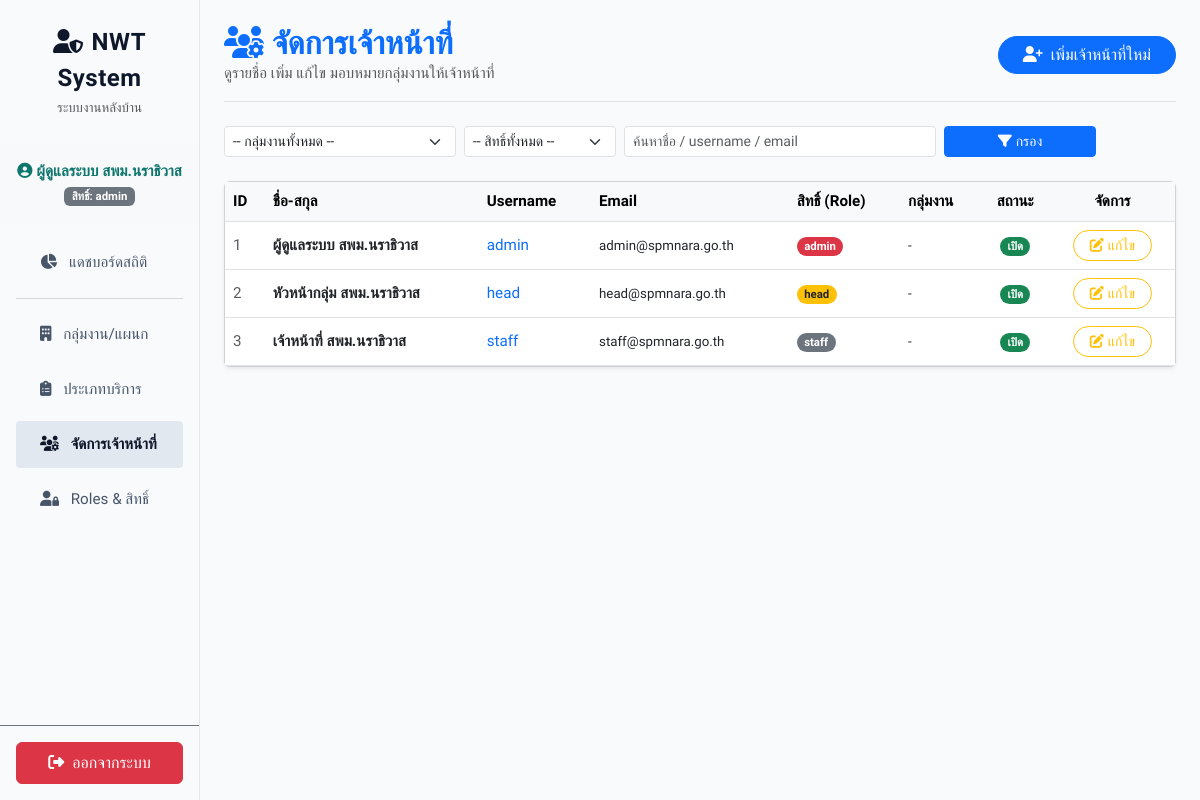
The page /admin/officers (signed in) on the database its author committed.
### tables this page shows
CREATE TABLE IF NOT EXISTS `officers` (
    `id`            INT AUTO_INCREMENT PRIMARY KEY,
    `username`      VARCHAR(50)  NOT NULL UNIQUE,
    `password_hash` VARCHAR(255) NOT NULL,
    `name`          VARCHAR(255) NOT NULL,
    `email`         VARCHAR(255) NOT NULL UNIQUE,
    `role`          VARCHAR(50)  NOT NULL DEFAULT 'staff',
    `department_id` INT          NULL,
    `active`        TINYINT(1)   DEFAULT 1,
    `created_at`    TIMESTAMP    DEFAULT CURRENT_TIMESTAMP,
    CONSTRAINT `fk_officers_department` FOREIGN KEY (`department_id`) REFERENCES `departments` (`id`) ON DELETE SET NULL
);

### public_html/controllers/OfficerController.php (called while the page is built, shortened)
<?php
class OfficerController {
    public function index() {
        try {
            $filters = [
                'department_id' => trim($_GET['department_id'] ?? ''),
                'role'          => trim($_GET['role'] ?? ''),
                'search'        => trim($_GET['search'] ?? ''),
            ];
            $officers = Officer::getAll($filters);
            include dirname(__DIR__) . '/views/admin/officers.php';
        } catch (Exception $e) {
            http_response_code(500);
            throw new Exception("เกิดข้อผิดพลาดในการโหลดรายชื่อเจ้าหน้าที่: " . $e->getMessage());
        }
    }
}

### public_html/middleware/AuthMiddleware.php (called while the page is built, shortened)
<?php
class AuthMiddleware {
    public static function hasPermission($permissionCode) {
        $permissions = $_SESSION['officer_permissions'] ?? [];
        return in_array($permissionCode, $permissions);
    }
}

### public_html/models/Officer.php (called while the page is built, shortened)
<?php
class Officer {
    public static function getAll(array $filters = []) {
        $db = Database::getConnection();
        $sql = "
            SELECT o.*, d.name_th AS department_name, d.code AS department_code
            FROM officers o
            LEFT JOIN departments d ON o.department_id = d.id
            WHERE 1=1
        ";
        $sql .= " ORDER BY o.role ASC, o.name ASC";
        $stmt = $db->prepare($sql);
        if (!$stmt->execute()) {
            throw new Exception("Execute statement failed: " . $stmt->error);
        }
        $result = $stmt->get_result();
        $officers = [];
        while ($row = $result->fetch_assoc()) {
            $officers[] = $row;
        }
        return $officers;
    }
}

### public_html/views/admin/officers.php (the view, shortened to what this page needs)
<!DOCTYPE html>
<html lang="th">
<head>
    <link href="https://cdn.jsdelivr.net/npm/bootstrap@5.3.0/dist/css/bootstrap.min.css" rel="stylesheet">
    <link href="https://cdnjs.cloudflare.com/ajax/libs/font-awesome/6.4.0/css/all.min.css" rel="stylesheet">
    <link href="<?= \App\Config\Config::SITE_URL ?>/assets/css/style.css" rel="stylesheet">
</head>
<body>
    <div class="container-fluid">
        <div class="row">
            <div class="col-md-3 col-lg-2 px-0 admin-sidebar d-flex flex-column">
                <div class="p-4 border-bottom border-light text-center">
                    <span class="fs-4 brand-text d-block fw-bold"><i class="fa-solid fa-user-shield me-2"></i>NWT System</span>
                    <span class="text-muted small">ระบบงานหลังบ้าน</span>
                </div>
                <div class="p-3 text-dark border-bottom border-light bg-light text-center">
                    <div class="fw-bold text-dark-green"><i class="fa-solid fa-circle-user me-1"></i><?= esc($_SESSION['officer_name']) ?></div>
                    <span class="badge bg-secondary small mt-1">สิทธิ์: <?= esc($_SESSION['officer_role']) ?></span>
                </div>
                <div class="p-3 flex-grow-1">
                    <nav class="nav flex-column gap-2">
                        <a href="<?= \App\Config\Config::SITE_URL ?>/admin/dashboard" class="admin-sidebar-link"><i class="fa-solid fa-chart-pie me-2"></i> แดชบอร์ดสถิติ</a>
                        <hr class="my-1 border-secondary opacity-25">
                        <?php if (AuthMiddleware::hasPermission('departments.view')): ?>
                        <a href="<?= \App\Config\Config::SITE_URL ?>/admin/departments" class="admin-sidebar-link"><i class="fa-solid fa-building me-2"></i> กลุ่มงาน/แผนก</a>
                        <?php endif; ?>
                        <?php if (AuthMiddleware::hasPermission('services.view')): ?>
                        <a href="<?= \App\Config\Config::SITE_URL ?>/admin/services" class="admin-sidebar-link"><i class="fa-solid fa-clipboard-list me-2"></i> ประเภทบริการ</a>
                        <?php endif; ?>
                        <a href="<?= \App\Config\Config::SITE_URL ?>/admin/officers" class="admin-sidebar-link active"><i class="fa-solid fa-users-gear me-2"></i> จัดการเจ้าหน้าที่</a>
                        <?php if (AuthMiddleware::hasPermission('roles.view')): ?>
                        <a href="<?= \App\Config\Config::SITE_URL ?>/admin/roles" class="admin-sidebar-link"><i class="fa-solid fa-user-lock me-2"></i> Roles & สิทธิ์</a>
                        <?php endif; ?>
                    </nav>
                </div>
                <div class="p-3 border-top border-secondary">
                    <a href="<?= \App\Config\Config::SITE_URL ?>/admin/logout" class="btn btn-danger w-100 py-2"><i class="fa-solid fa-right-from-bracket me-2"></i>ออกจากระบบ</a>
                </div>
            </div>
            <div class="col-md-9 col-lg-10 py-4 px-md-4">
                <div class="d-flex justify-content-between align-items-center mb-4 border-bottom pb-3">
                    <div>
                        <h2 class="fw-bold mb-0 text-primary"><i class="fa-solid fa-users-gear me-2"></i>จัดการเจ้าหน้าที่</h2>
                        <p class="text-muted mb-0">ดูรายชื่อ เพิ่ม แก้ไข มอบหมายกลุ่มงานให้เจ้าหน้าที่</p>
                    </div>
                    <?php if (AuthMiddleware::hasPermission('officers.create')): ?>
                    <div>
                        <a href="<?= \App\Config\Config::SITE_URL ?>/admin/officer/create" class="btn btn-primary rounded-pill px-4">
                            <i class="fa-solid fa-user-plus me-2"></i>เพิ่มเจ้าหน้าที่ใหม่
                        </a>
                    </div>
                    <?php endif; ?>
                </div>
                <form method="GET" class="row g-2 mb-4">
                    <div class="col-md-3">
                        <select name="department_id" class="form-select form-select-sm">
                            <option value="">-- กลุ่มงานทั้งหมด --</option>
                        </select>
                    </div>
                    <div class="col-md-2">
                        <select name="role" class="form-select form-select-sm">
                            <option value="">-- สิทธิ์ทั้งหมด --</option>
                        </select>
                    </div>
                    <div class="col-md-4">
                        <input type="text" name="search" class="form-control form-control-sm" placeholder="ค้นหาชื่อ / username / email" value="<?= esc($filters['search'] ?? '') ?>">
                    </div>
                    <div class="col-md-2">
                        <button type="submit" class="btn btn-primary btn-sm w-100"><i class="fa-solid fa-filter me-1"></i>กรอง</button>
                    </div>
                </form>
                <div class="card shadow-sm">
                    <div class="card-body p-0">
                        <div class="table-responsive">
                            <table class="table table-hover align-middle mb-0">
                                <thead class="table-light text-secondary">
                                    <tr>
                                        <th>ID</th>
                                        <th>ชื่อ-สกุล</th>
                                        <th>Username</th>
                                        <th>Email</th>
                                        <th>สิทธิ์ (Role)</th>
                                        <th>กลุ่มงาน</th>
                                        <th class="text-center">สถานะ</th>
                                        <?php if (AuthMiddleware::hasPermission('officers.edit')): ?>
                                        <th class="text-center">จัดการ</th>
                                        <?php endif; ?>
                                    </tr>
                                </thead>
                                <tbody>
                                    <?php if (!empty($officers)): ?>
                                        <?php foreach ($officers as $off): ?>
                                        <tr>
                                            <td class="text-muted"><?= (int)$off['id'] ?></td>
                                            <td><strong><?= esc($off['name']) ?></strong></td>
                                            <td class="text-primary"><?= esc($off['username']) ?></td>
                                            <td class="small"><?= esc($off['email']) ?></td>
                                            <td>
                                                <?php
                                                    $roleBadge = 'bg-secondary';
                                                    if ($off['role'] === 'admin') $roleBadge = 'bg-danger';
                                                    elseif ($off['role'] === 'head') $roleBadge = 'bg-warning text-dark';
                                                ?>
                                                <span class="badge <?= $roleBadge ?> rounded-pill"><?= esc($off['role']) ?></span>
                                            </td>
                                            <td class="small"><?= esc($off['department_name'] ?? '-') ?></td>
                                            <td class="text-center">
                                                <?php if (isset($off['active']) && $off['active']): ?>
                                                    <span class="badge bg-success rounded-pill">เปิด</span>
                                                <?php else: ?>
                                                    <span class="badge bg-secondary rounded-pill">ปิด</span>
                                                <?php endif; ?>
                                            </td>
                                            <?php if (AuthMiddleware::hasPermission('officers.edit')): ?>
                                            <td class="text-center">
                                                <a href="<?= \App\Config\Config::SITE_URL ?>/admin/officer/edit?id=<?= $off['id'] ?>" class="btn btn-outline-warning btn-sm rounded-pill px-3 py-1">
                                                    <i class="fa-solid fa-pen-to-square me-1"></i>แก้ไข
                                                </a>
                                            </td>
                                            <?php endif; ?>
                                        </tr>
                                        <?php endforeach; ?>
                                    <?php else: ?>
                                        <tr><td colspan="8" class="text-center py-5 text-muted">ไม่พบเจ้าหน้าที่ตามเงื่อนไข</td></tr>
                                    <?php endif; ?>
                                </tbody>
                            </table>
                        </div>
                    </div>
                </div>
            </div>
        </div>
    </div>
</body>
</html>

### public_html/assets/css/style.css (style rules this page uses)
:root { --primary: #0f766e; --primary-light: #14b8a6; --primary-dark: #115e59; --secondary: #f59e0b; --success: #10b981; --danger: #ef4444; --warning: #f59e0b; --info: #0ea5e9; --bg-light: #f8fafc; --bg-card: #ffffff; --text-main: #1e293b; --text-muted: #64748b; --border-color: #e2e8f0; --radius-sm: 8px; --radius-md: 12px; --radius-lg: 20px; --shadow-sm: 0 1px 3px 0 rgb(0 0 0 / 0.05); --shadow-md: 0 4px 6px -1px rgb(0 0 0 / 0.05), 0 2px 4px -2px rgb(0 0 0 / 0.05); --shadow-lg: 0 10px 25px -5px rgb(0 0 0 / 0.05), 0 8px 10px -6px rgb(0 0 0 / 0.05); }
body { font-family: 'Sarabun', 'Outfit', sans-serif; background-color: var(--bg-light); color: var(--text-main); overflow-x: hidden; font-size: 0.95rem; }
.brand-text { font-weight: 700; letter-spacing: 0.5px; color: #0f172a !important; }
.admin-sidebar { background-color: #f8fafc; color: #1e293b; min-height: auto; box-shadow: none; border-right: none; border-bottom: 1px solid var(--border-color); }
@media (min-width: 768px) { .admin-sidebar { min-height: 100vh; border-right: 1px solid var(--border-color); border-bottom: none; } }
.admin-sidebar-link { color: #475569; display: block; padding: 0.75rem 1.5rem; text-decoration: none; transition: all 0.2s ease; border-radius: 4px; }
.admin-sidebar-link:hover, .admin-sidebar-link.active { background-color: #e2e8f0; color: #0f172a; font-weight: 600; }
.text-dark-green { color: var(--primary); }

### rows shown on the page
officers: id "1", name "ผู้ดูแลระบบ สพม.นราธิวาส", username "admin", email "admin@spmnara.go.th", role "admin", department_name "-", active "เปิด"
officers: id "2", name "หัวหน้ากลุ่ม สพม.นราธิวาส", username "head", email "head@spmnara.go.th", role "head", department_name "-", active "เปิด"
officers: id "3", name "เจ้าหน้าที่ สพม.นราธิวาส", username "staff", email "staff@spmnara.go.th", role "staff", department_name "-", active "เปิด"

### other values the page prints
$_SESSION['officer_name'] "ผู้ดูแลระบบ สพม.นราธิวาส"
$_SESSION['officer_role'] "admin"
